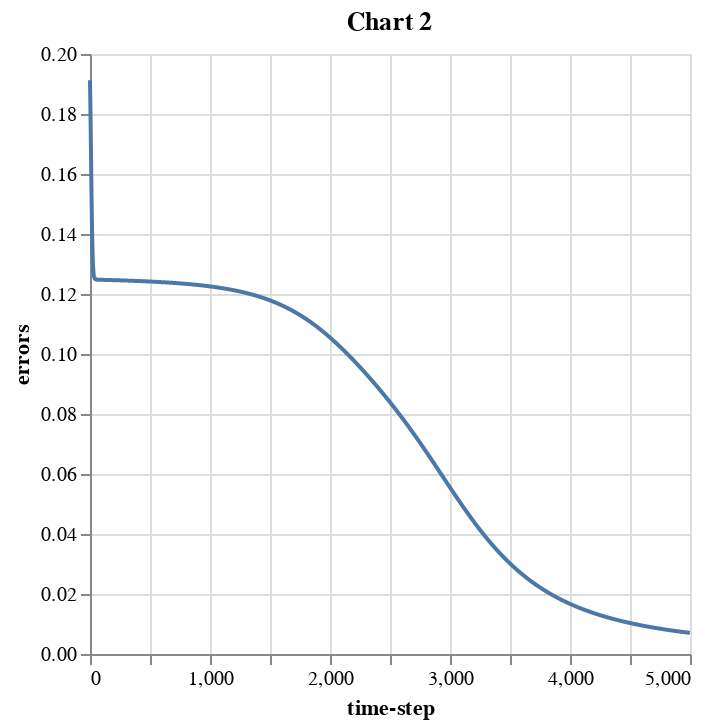

The cell this chart's notebook holds for it:
### Code cell
import altair as alt
import pandas as pd
alt.data_transformers.disable_max_rows()

df = pd.DataFrame({"errors":errors, "time-step": np.arange(0, len(errors))})

alt.Chart(df).mark_line().encode(x="time-step", y="errors").properties(title='Chart 2')

### Figure 1 — Vega-Lite specification as saved in the notebook (floating-point values rounded to 4 significant figures; data arrays with more than 128 entries replaced by an {"elided": "..."} marker saying what was removed)
{"config": {"view": {"continuousWidth": 300, "continuousHeight": 300}}, "data": {"name": "data-6007cc1e826e48037b9ffa6a74131eed"}, "mark": {"type": "line"}, "encoding": {"x": {"field": "time-step", "type": "quantitative"}, "y": {"field": "errors", "type": "quantitative"}}, "title": "Chart 2", "$schema": "https://vega.github.io/schema/vega-lite/v5.20.1.json", "datasets": {"data-6007cc1e826e48037b9ffa6a74131eed": {"elided": "5000 records"}}}
